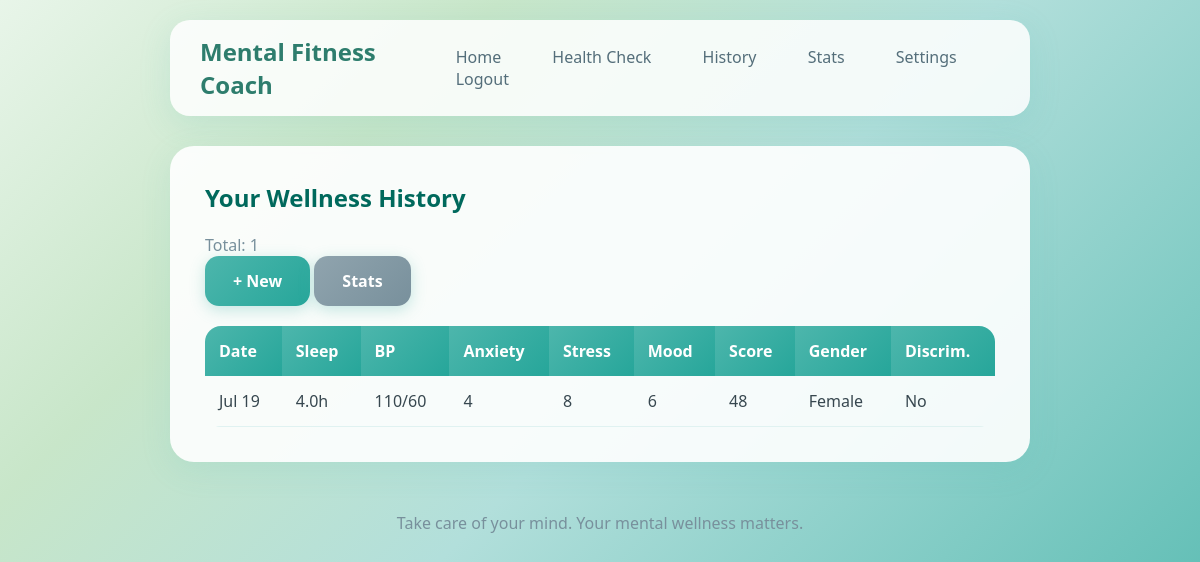
/health/history/ (signed in), run on the app's committed database.
### data/models.py (models this page shows, shortened)
class WellnessEntry(models.Model):
    user = models.ForeignKey(settings.AUTH_USER_MODEL, on_delete=models.CASCADE, related_name='wellness_entries')
    date = models.DateField(auto_now_add=True)
    created_at = models.DateTimeField(auto_now_add=True)
    updated_at = models.DateTimeField(auto_now=True)
    sleep_hours = models.DecimalField(max_digits=4, decimal_places=1, validators=[MinValueValidator(0), MaxValueValidator(24)])
    sleep_quality = models.PositiveSmallIntegerField(validators=[MinValueValidator(1), MaxValueValidator(10)])
    bp_systolic = models.PositiveSmallIntegerField(validators=[MinValueValidator(70), MaxValueValidator(200)])
    bp_diastolic = models.PositiveSmallIntegerField(validators=[MinValueValidator(40), MaxValueValidator(130)])
    anxiety_level = models.PositiveSmallIntegerField(validators=[MinValueValidator(1), MaxValueValidator(10)])
    stress_level = models.PositiveSmallIntegerField(validators=[MinValueValidator(1), MaxValueValidator(10)])
    fatigue_level = models.PositiveSmallIntegerField(validators=[MinValueValidator(1), MaxValueValidator(10)])
    mood_rating = models.PositiveSmallIntegerField(validators=[MinValueValidator(1), MaxValueValidator(10)])
    body_shivering = models.BooleanField(default=False)
    shivering_intensity = models.PositiveSmallIntegerField(validators=[MinValueValidator(1), MaxValueValidator(10)], blank=True, null=True)
    GENDER_CHOICES = [('', '--'), ('male', 'Male'), ('female', 'Female'), ('non_binary', 'Non-binary'), ('transgender_male', 'Transgender Male'), ('transgender_female', 'Transgender Female'), ('prefer_not_to_say', 'Prefer not to say'), ('other', 'Other')]
    gender_identity = models.CharField(max_length=20, choices=GENDER_CHOICES, blank=True)
    irritability_level = models.PositiveSmallIntegerField(validators=[MinValueValidator(1), MaxValueValidator(10)], blank=True, null=True)
    appetite_level = models.PositiveSmallIntegerField(validators=[MinValueValidator(1), MaxValueValidator(10)], blank=True, null=True)
    anger_attacks = models.PositiveSmallIntegerField(validators=[MinValueValidator(1), MaxValueValidator(10)], blank=True, null=True)
    loneliness_level = models.PositiveSmallIntegerField(validators=[MinValueValidator(1), MaxValueValidator(10)], blank=True, null=True)
    experienced_discrimination = models.BooleanField(default=False)
    discrimination_details = models.TextField(blank=True)
    notes = models.TextField(blank=True)
    class Meta:
        ordering = ['-date']
        unique_together = ['user', 'date']
    @property
    def wellness_score(self):
        return min(round((self.sleep_hours/8)*20 + self.sleep_quality*2 + (11-self.anxiety_level)*2 + (11-self.stress_level)*2 + (11-self.fatigue_level)*2), 100)

### data/views.py (the view)
# urls.py: path('history/', views.history, name='history'),
@login_required
def history(request):
    entries = WellnessEntry.objects.filter(user=request.user).order_by('-date')
    return render(request, 'data/history.html', {'entries': entries, 'total': entries.count()})

### data/templates/data/history.html (shortened to what this page needs)
{% extends 'users/base.html' %}
{% block content %}
<div class="card">
    <h2 style="color:#00695c;">Your Wellness History</h2>
    <p class="text-muted">Total: {{ total }}</p>
    <div style="margin-bottom:20px;"><a href="{% url 'data:add' %}" class="btn">+ New</a> <a href="{% url 'data:stats' %}" class="btn btn-secondary">Stats</a></div>
    {% if entries %}
    <table><thead><tr><th>Date</th><th>Sleep</th><th>BP</th><th>Anxiety</th><th>Stress</th><th>Mood</th><th>Score</th><th>Gender</th><th>Discrim.</th></tr></thead>
    <tbody>{% for entry in entries %}<tr><td>{{ entry.date|date:"M d" }}</td><td>{{ entry.sleep_hours }}h</td><td>{{ entry.bp_systolic }}/{{ entry.bp_diastolic }}</td><td>{{ entry.anxiety_level }}</td><td>{{ entry.stress_level }}</td><td>{{ entry.mood_rating }}</td><td><span class="score-badge {% if entry.wellness_score >= 70 %}score-good{% elif entry.wellness_score >= 50 %}score-moderate{% else %}score-poor{% endif %}">{{ entry.wellness_score }}</span></td><td>{% if entry.gender_identity %}{{ entry.get_gender_identity_display }}{% else %}-{% endif %}</td><td>{% if entry.experienced_discrimination %}Yes{% else %}No{% endif %}</td></tr>{% endfor %}</tbody></table>
    {% else %}<p>No entries. <a href="{% url 'data:add' %}" class="link">Add first</a>.</p>{% endif %}
</div>
{% endblock %}

### users/Templates/users/base.html (style rules this page uses)
* { margin: 0; padding: 0; box-sizing: border-box; }
body { font-family: 'Segoe UI', Tahoma, Geneva, Verdana, sans-serif; background: linear-gradient(135deg, #e8f5e9 0%, #c8e6c9 25%, #b2dfdb 50%, #80cbc4 75%, #4db6ac 100%); min-height: 100vh; color: #37474f; }
.card { background: rgba(255, 255, 255, 0.9); padding: 35px; border-radius: 24px; box-shadow: 0 8px 32px rgba(77, 182, 172, 0.12); margin-bottom: 20px; }
h1, h2, h3 { color: #2e7d6d; margin-bottom: 20px; }
.btn { display: inline-block; padding: 14px 28px; background: linear-gradient(135deg, #4db6ac 0%, #26a69a 100%); color: white; border: none; border-radius: 14px; font-size: 1rem; font-weight: 600; cursor: pointer; text-decoration: none; box-shadow: 0 4px 15px rgba(77, 182, 172, 0.3); }
.btn-secondary { background: linear-gradient(135deg, #90a4ae 0%, #78909c 100%); }
.text-muted { color: #78909c; }
table { width: 100%; border-collapse: separate; border-spacing: 0; margin-top: 15px; border-radius: 16px; overflow: hidden; }
th { background: linear-gradient(135deg, #4db6ac 0%, #26a69a 100%); color: white; padding: 14px; text-align: left; }
td { padding: 14px; border-bottom: 1px solid #e0f2f1; }

### data on the page
WellnessEntry: date "Jul 19", sleep_hours "4.0", bp_systolic "110", bp_diastolic "60", anxiety_level "4", stress_level "8", mood_rating "6", wellness_score "48", gender_identity "Female", experienced_discrimination "No"

### other printed values
{{ total }} "1"
